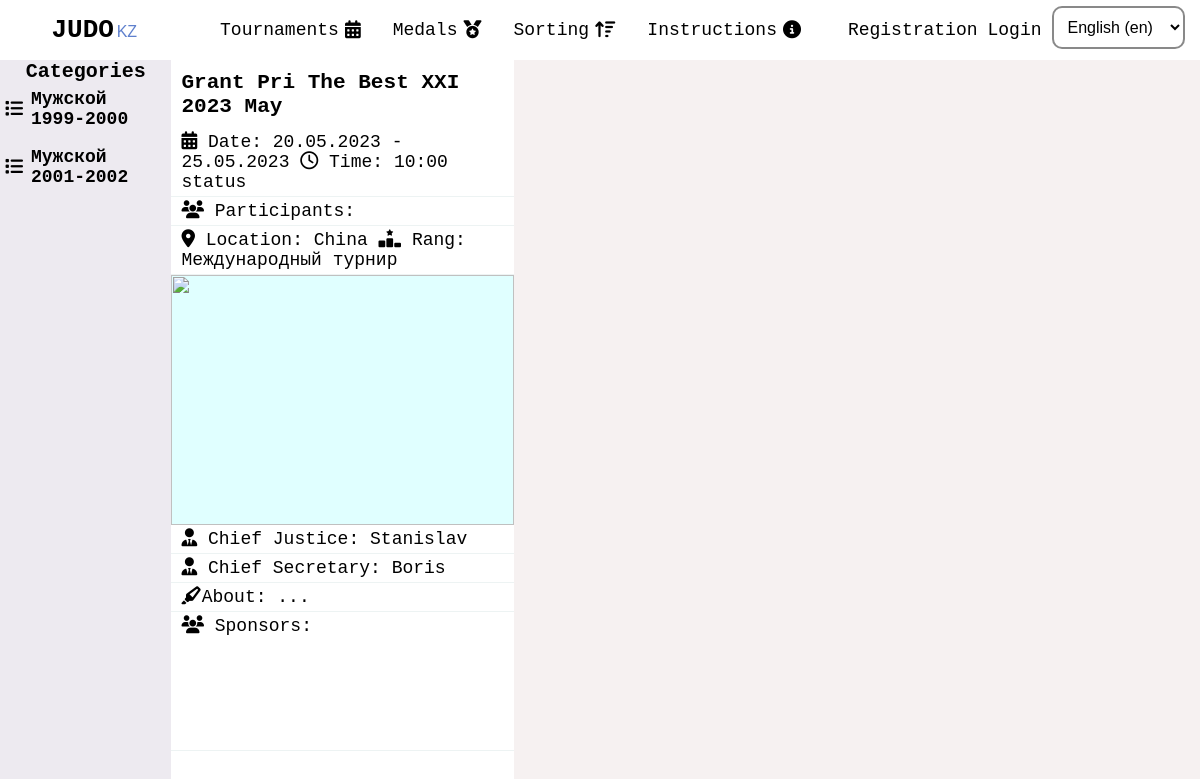
Page /en/tournaments/grant-pri-the-best-xxi-2023-may/weight_categories/2/ on the committed database.
### base/models.py (models this page shows, shortened)
class WeightCategory(models.Model):
   GENDER = (
      ('Мужской', 'Мужской'),
      ('Женский', 'Женский')
   )
   tournament = models.ForeignKey(Tournament, on_delete=models.CASCADE, blank=True)
   weight = models.ManyToManyField(Weight, default=[])
   year = models.CharField(max_length=20, blank=True)
   gender = models.CharField(max_length=20, blank=True, choices=GENDER)

class Tournament(models.Model):
   RANGS = (
      ('Клубный', 'Клубный'),
      ('Городской', 'Городской'),
      ('Областной', 'Областной'),
      ('Региональный', 'Региональный'),
      ('Республиканский', 'Республиканский'),
      ('Чемпионат РК', 'Чемпионат РК'),
      ('Международный турнир', 'Международный турнир'),
   )
   CREDIT_TYPE = (
      ('личный', 'личный'),
      ('командный', 'командный')
   )
   STATUS = (
      ('Регистрация открыта', 'Регистрация открыта'),
      ('Регистрация завершенa', 'Регистрация завершенa'),
   )
   user = models.ForeignKey(User, on_delete=models.CASCADE, default=None)
   title = models.CharField(max_length=100)
   slug = models.SlugField(max_length=100, unique=True)
   logo = models.ImageField(upload_to='tournament_logo', blank=True)
   logos = models.ManyToManyField(Logos, default=[], blank=True, related_name='logos')
   about = models.TextField(max_length=1000, blank=True)
   rang = models.CharField(max_length=40,choices=RANGS, blank=True)
   place = models.CharField(max_length=100, blank=True)
   startData = models.CharField(max_length=100, blank=True)
   finishData = models.CharField(max_length=100, blank=True)
   startTime = models.CharField(max_length=10, blank=True)
   credit = models.CharField(max_length=100, blank=True, choices=CREDIT_TYPE)
   tatamis_count = models.CharField(default=0, blank=True, max_length=2)
   participants = models.ManyToManyField(Participant, default=[], blank=True)
   sponsors = models.ManyToManyField(Sponsors, blank=True, default=[], related_name='sponsors')
   chiefJustice = models.CharField(max_length=200, blank=True)
   chiefSecretary = models.CharField(max_length=200, blank=True)
   status = models.CharField(max_length=40, choices=STATUS, default='Регистрация_открыта')
   public = models.BooleanField(default=True)
   created = models.DateTimeField(auto_now_add=True)
   updated = models.DateTimeField(auto_now=True)
   class Meta:
      ordering = ['-updated', '-created']

### base/views/tournaments.py (the view)
# urls.py: path('tournaments/<str:slug>/weight_categories/<int:pk>/', tournaments.show_tournament_category, name='tournamet_show_category' ),
def show_tournament_category(request, slug, pk):
   tournament = get_object_or_404(Tournament, slug=slug)
   category = get_object_or_404(WeightCategory, id=pk)
   weights = category.weight.all()
   context = {
      'tournament': tournament,
      'category': category,
      'weights': weights
   }
   return render(request, 'base/tournaments/show_tournament_category.html', context)

### base/templates/base/tournaments/show_tournament_category.html (shortened to what this page needs)
{% include 'main.html' %}
{% load static i18n %}
{% block title %}
<link rel="stylesheet" href="{% static 'css/tournaments/tournament_show.css' %}">
{% endblock title %}
{% block content %}
<div class="tournament">
   <div class="tournament__menu">
      <a class="tournament__weight__category__link" href="{% url 'base:tournamet_show' tournament.slug %}">
         {% trans 'Categories' %}
      </a>
      {% for weight_category in tournament.weightcategory_set.all  %}
         <a class="tournament__weight__category" href="{% url 'base:tournamet_show_category' tournament.slug weight_category.id %}">
            <i class="fa-solid fa-list"></i>
            <h4>{{weight_category.gender}} {{weight_category.year}}</h4>
         </a>
      {% endfor %}
   </div>
   <div class="tournament__left">
      <h3>{{ tournament.title }}</h3>
      <p>
         <i class="fa-solid fa-calendar-days"></i>
         {% trans 'Date' %}: {{tournament.startData}} - {{tournament.finishData}}
         <i class="fa-regular fa-clock"></i>
         {% trans 'Time' %}: {{tournament.startTime}}
         {% trans 'status' %}
      </p>
      <p>
         <i class="fa-solid fa-users"></i> {% trans 'Participants' %}: {{person_count }}
      </p>
      <p>
         <i class="fa-solid fa-location-dot"></i> {% trans 'Location' %}: {{tournament.place}}
         <i class="fa-solid fa-ranking-star"></i> {% trans 'Rang' %}: {{tournament.rang}}
      </p>
      <div class="slider">
         <button id="slider__left" >
         </button>
         <img src="" alt="" id="slider__gallery">
         <button id="slider__right">
         </button>
      </div>
      <p>
         <i class="fa-solid fa-user-tie"></i> {% trans 'Chief Justice' %}: {{ tournament.chiefJustice}}
      </p>
      <p>
         <i class="fa-solid fa-user-tie"></i> {% trans 'Chief Secretary' %}: {{ tournament.chiefSecretary }}
      </p>
      <p>
         <i class="fa-solid fa-highlighter"></i>{% trans 'About' %}: {{tournament.about}}
      </p>
      <p class="tournament__sponsors">
         <span>
            <i class="fa-solid fa-users"></i>
            {% trans 'Sponsors' %}: </span>
      </p>
   </div>
   <div class="tournament__right">
   </div>
</div>
{% endblock content %}

### static/css/styles.css (style rules this page uses)
* { box-sizing: border-box; padding: 0; margin: 0; text-decoration: none; outline: none; }
body { background-color: var(--white); color: var(--black); font-size: 18px; font-family: monospace; overflow-x: hidden; }
img { object-fit: cover; }
a { color: black }

### static/css/tournaments/tournament_show.css (style rules this page uses)
.tournament { width: 100%; display: grid; grid-template-columns: .5fr 1fr 2fr; }
.tournament__menu { background-color: rgb(87, 127, 220, .06); min-height: 94vh; padding-bottom: 20%; width: 100%; }
.tournament__menu h4 { padding: 6px 0; }
.tournament__weight__category { display: flex; gap: 8px; align-items: center; }
.tournament__weight__category { margin-bottom: 6px; transition: all .3s linear; cursor: pointer; padding: 0 5px; }
.tournament__left { background-color: white; height: 100%; min-height: 94vh; padding-bottom: 20%; }
.tournament__left h3 { padding: 10px; }
.tournament__left p { background-color: white; padding: 4px 10px; border-bottom: 1px solid rgb(79, 138, 139, .1) ; }
.tournament__weight__category__link { font-size: 20px; padding: 10px 15%; font-weight: bold; }
.slider { display: flex; justify-content: center; align-items: center; position: relative; width: 100%; height: 250px; }
#slider__gallery { width: 100%; object-fit: cover; background-color: lightcyan; height: 100%; opacity: 1; transition: all .3s linear; }
.slider button { display: block; content: ""; position: absolute; padding: 20px; background-color: transparent; border-radius: 100%; border: none; }
#slider__left { left: -2%; }
#slider__right { right: -2%; }
.tournament__sponsors { display: flex; justify-content: start; align-items: start; width: 100%; flex-wrap: wrap; gap: 10px }
.tournament__sponsors span { width: 100%; }
.tournament__right { padding: 14px 10px; }

### static/css/variables.css (style rules this page uses)
:root { --white: #F6F1F1; --lightblue: #577fdc; --gold: #FBD46D; --black: #000000; }

### rows in the picture
WeightCategory: gender "Мужской", year "1999-2000"
WeightCategory: gender "Мужской", year "2001-2002"
Tournament: title "Grant Pri The Best XXI 2023 May", startData "20.05.2023", finishData "25.05.2023", startTime "10:00", place "China", rang "Международный турнир", chiefJustice "Stanislav", chiefSecretary "Boris", about "..."

### other values in the picture
form field language "English (en)"
